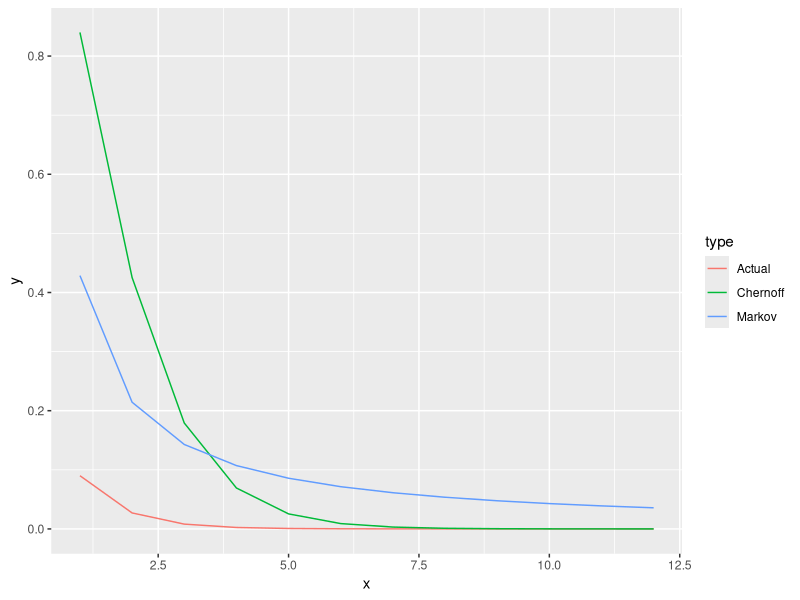
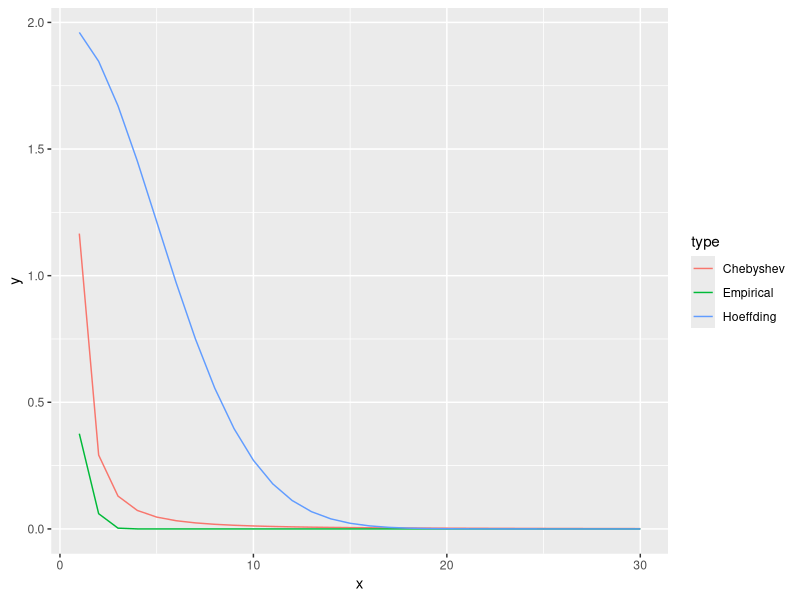
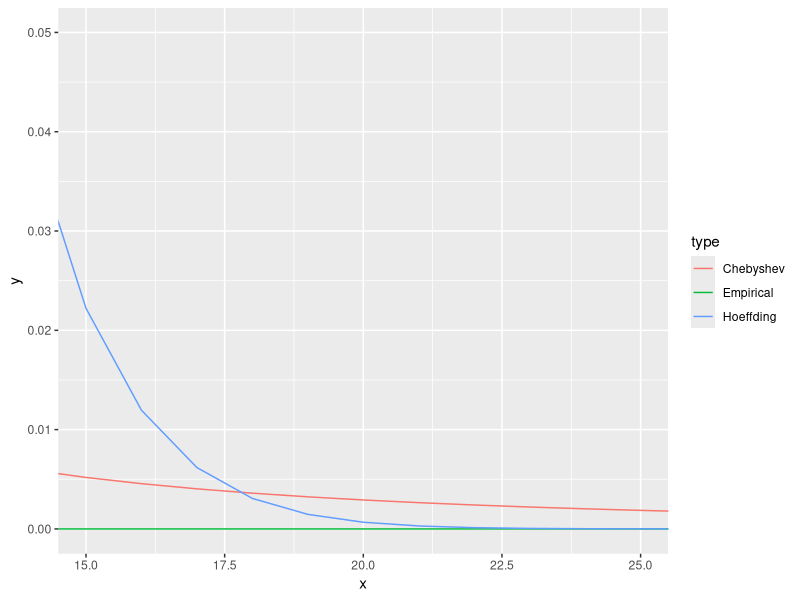

Source code (R) for these figures, in order:
## ---- chunk 1
togs <- FALSE
library(ggplot2)
library(dplyr)
library(reshape2)
library(tidyr)
# togs <- FALSE
## ---- chunk 2
bound_chernoff <- function (t, p, a) {
  return ((p / (1 - exp(t) + p * exp(t))) / exp(a * t))
}

set.seed(1)
p <- 0.7
a <- seq(1, 12, by = 1)
ci_markov <- (1 - p) / p / a
t <- vector(mode = "numeric", length = length(a))
for (i in 1:length(t)) {
  t[i] <- optimize(bound_chernoff, interval = c(0, log(1 / (1 - p))), p = p, a = a[i])$minimum
}
t
ci_chernoff <- (p / (1 - exp(t) + p * exp(t))) / exp(a * t)
actual      <- 1 - pgeom(a, 0.7)
plot_df     <- rbind(
  data.frame(x = a, y = ci_markov, type = "Markov"),
  data.frame(x = a, y = ci_chernoff, type = "Chernoff"),
  data.frame(x = a, y = actual, type = "Actual")
)
ggplot(plot_df, aes(x = x, y = y, color = type)) +
  geom_line()


## ---- chunk 3
set.seed(1)
nvars   <- 100
nsamps  <- 1000
samps   <- matrix(data = NA, nrow = nsamps, ncol = nvars)
Sn_mean <- 0
Sn_var  <- 0
for (i in 1:nvars) {
  alpha1  <- rgamma(1, 10, 1)
  beta1   <- rgamma(1, 10, 1)
  X       <- rbeta(nsamps, alpha1, beta1)
  Sn_mean <- Sn_mean + alpha1 / (alpha1 + beta1)
  Sn_var  <- Sn_var + 
    alpha1 * beta1 / ((alpha1 + beta1)^2 * (alpha1 + beta1 + 1))
  
    samps[ ,i] <- X
}
mean(apply(samps, 1, sum))
Sn_mean
var(apply(samps, 1, sum))
Sn_var
a            <- 1:30
b            <- a / sqrt(Sn_var)
ci_chebyshev <- 1 / b^2
ci_hoeffding <- 2 * exp(- 2 * a^2 / nvars)
empirical    <- NULL
for (i in 1:length(a)) {
  empirical[i] <- sum(abs((apply(samps, 1, sum)) - Sn_mean) >= a[i])/ nsamps
}

plot_df     <- rbind(
  data.frame(x = a, y = ci_chebyshev, type = "Chebyshev"),
  data.frame(x = a, y = ci_hoeffding, type = "Hoeffding"),
  data.frame(x = a, y = empirical, type = "Empirical")
)

ggplot(plot_df, aes(x = x, y = y, color = type)) +
  geom_line()

ggplot(plot_df, aes(x = x, y = y, color = type)) +
  geom_line() +
  coord_cartesian(xlim = c(15, 25), ylim = c(0, 0.05))
